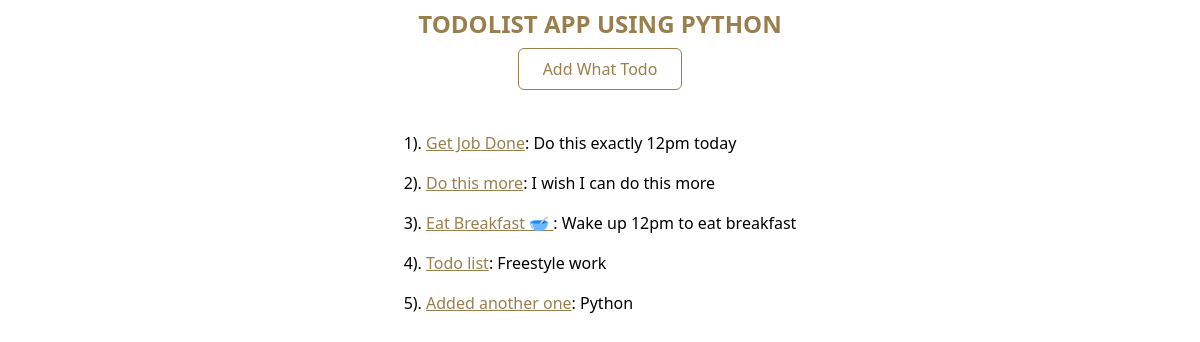
The page /todos/ on the database its author committed.
### todos/models.py (models this page shows, shortened)
class Todo(models.Model):
    title = models.CharField(max_length=200)
    text = models.TextField()
    created_at = models.DateTimeField(default=datetime.now, blank=True)

### todos/views.py (the view)
def index(request):
    todos = Todo.objects.all()[:10]
    context = {
        'todos':todos
    }
    return render(request, 'index.html', context)

### todos/templates/index.html
{% include 'partials/header.html' %}
<div class="flex justify-center items-center mt-10">
  <ol>
    {% for todo in todos %}
    <li class="mb-4">
      <span>{{todo.id}}). </span>
      <a href="/todos/details/{{todo.id}}" class="underline decoration-solid text-deepYellow">{{todo.title}}</a>:
      {{todo.text}}</li>
    {% endfor %}
  </ol>
</div>
{% include 'partials/footer.html' %}

### todos/templates/partials/header.html (shortened to what this page needs)
<!DOCTYPE html>
<html>
<head>
  {% load static %}
  <link rel="stylesheet" href="{% static 'css/style.css' %}">
  <script src="https://cdn.tailwindcss.com"></script>
</head>
<body>
  <header class="flex justify-center items-center flex-col">
    <h1 class="font-bold text-center text-2xl py-2 text-deepYellow">TODOLIST APP USING PYTHON</h1>
    {% if request.path == '/todos/add' %}
    <a href="/todos" class="bg-white border border-deepYellow px-6 py-2 rounded-md text-deepYellow font-medium">
      Go to Todo List
    </a>
    {% else %}
    <a href="/todos/add" class="bg-white border border-deepYellow px-6 py-2 rounded-md text-deepYellow font-medium">
      Add What Todo
    </a>
    {% endif %}
  </header>

### todos/templates/partials/footer.html
</body>
</html>

### todos/static/css/style.css (style rules this page uses)
a { color: green; }

### rows shown on the page
Todo: id "1", title "Get Job Done", text "Do this exactly 12pm today"
Todo: id "2", title "Do this more", text "I wish I can do this more"
Todo: id "3", title "Eat Breakfast 🥣", text "Wake up 12pm to eat breakfast"
Todo: id "4", title "Todo list", text "Freestyle work"
Todo: id "5", title "Added another one", text "Python"
